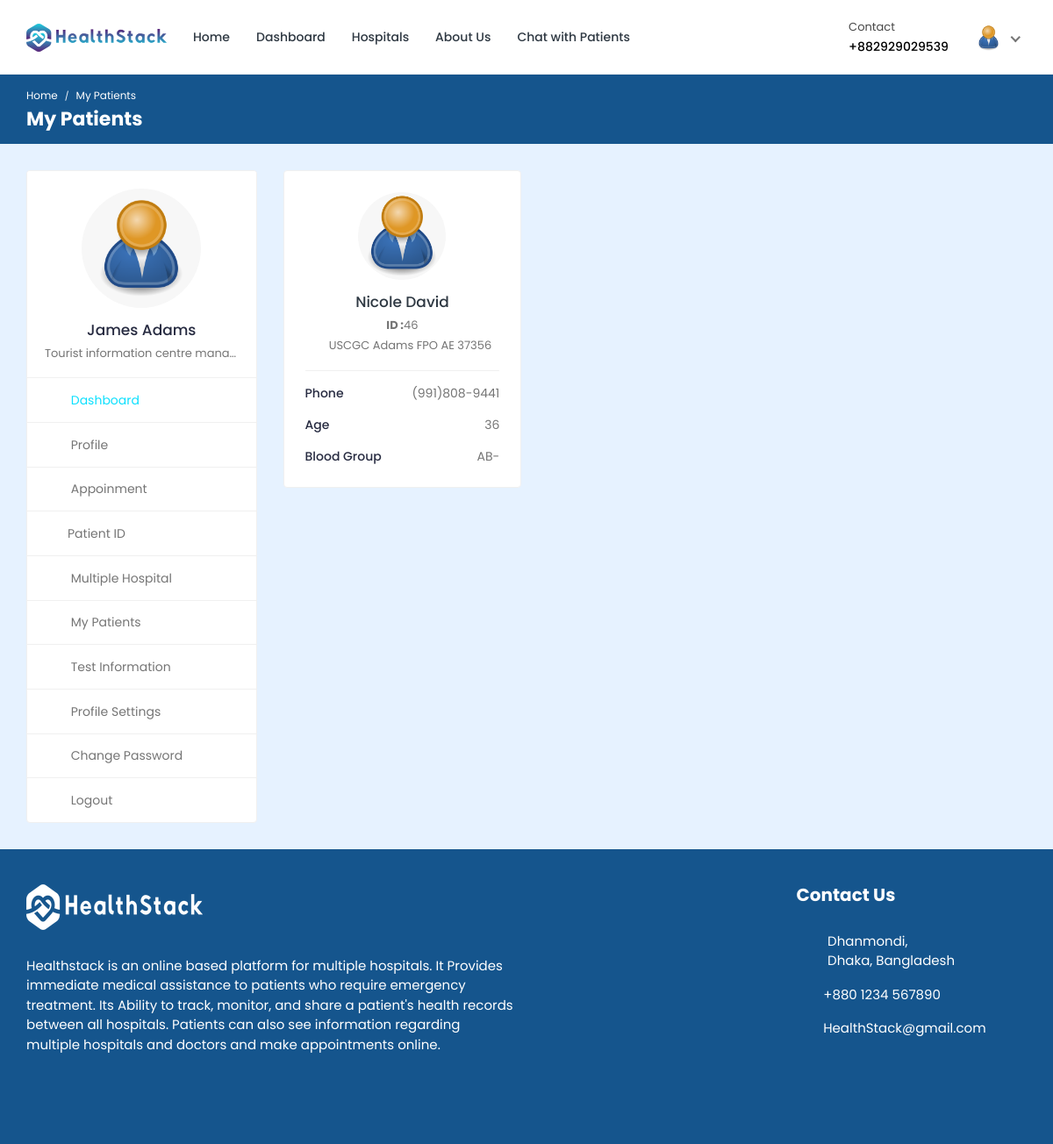
The page /doctor/my-patients/ (signed in) on the database its author committed.
### doctor/models.py (models this page shows, shortened)
class Doctor_Information(models.Model):
    DOCTOR_TYPE = (
        ('Cardiologists', 'Cardiologists'),
        ('Neurologists', 'Neurologists'),
        ('Pediatricians', 'Pediatricians'),
        ('Physiatrists', 'Physiatrists'),
        ('Dermatologists', 'Dermatologists'),
    )
    doctor_id = models.AutoField(primary_key=True)
    user = models.OneToOneField(User, on_delete=models.CASCADE, null=True, blank=True, related_name='profile')
    name = models.CharField(max_length=200, null=True, blank=True)
    username = models.CharField(max_length=200, null=True, blank=True)
    gender = models.CharField(max_length=200, null=True, blank=True)
    description = models.TextField(max_length=1000, null=True, blank=True)
    department = models.CharField(max_length=200, choices=DOCTOR_TYPE, null=True, blank=True)
    department_name = models.ForeignKey(hospital_department, on_delete=models.SET_NULL, null=True, blank=True)
    specialization = models.ForeignKey(specialization, on_delete=models.SET_NULL, null=True, blank=True)
    featured_image = models.ImageField(upload_to='doctors/', default='doctors/user-default.png', null=True, blank=True)
    certificate_image = models.ImageField(upload_to='doctors_certificate/', default='doctors_certificate/default.png', null=True, blank=True)
    email = models.EmailField(max_length=200, null=True, blank=True)
    phone_number = models.CharField(max_length=200, null=True, blank=True)
    nid = models.CharField(max_length=200, null=True, blank=True)
    visiting_hour = models.CharField(max_length=200, null=True, blank=True)
    consultation_fee = models.IntegerField(null=True, blank=True)
    report_fee = models.IntegerField(null=True, blank=True)
    dob = models.CharField(max_length=200, null=True, blank=True)
    latitude = models.DecimalField(max_digits=9, decimal_places=6, null=True, blank=True)
    longitude = models.DecimalField(max_digits=9, decimal_places=6, null=True, blank=True)
    is_marketplace_active = models.BooleanField(default=False)
    home_visit_available = models.BooleanField(default=False)
    online_consultation_available = models.BooleanField(default=True)
    instant_booking_available = models.BooleanField(default=False)
    service_radius = models.IntegerField(default=10)  # in kilometers
    home_visit_fee = models.IntegerField(null=True, blank=True)
    online_consultation_fee = models.IntegerField(null=True, blank=True)
    average_response_time = models.IntegerField(default=30)  # in minutes
    marketplace_rating = models.DecimalField(max_digits=3, decimal_places=2, default=5.0)
    total_marketplace_reviews = models.IntegerField(default=0)
    total_consultations = models.IntegerField(default=0)
    institute = models.CharField(max_length=200, null=True, blank=True)
    degree = models.CharField(max_length=200, null=True, blank=True)
    completion_year = models.CharField(max_length=200, null=True, blank=True)
    work_place = models.CharField(max_length=200, null=True, blank=True)
    designation = models.CharField(max_length=200, null=True, blank=True)
    start_year = models.CharField(max_length=200, null=True, blank=True)
    end_year = models.CharField(max_length=200, null=True, blank=True)
    register_status =  models.CharField(max_length=200, null=True, blank=True)
    hospital_name = models.ForeignKey(Hospital_Information, on_delete=models.SET_NULL, null=True, blank=True)

class Appointment(models.Model):
    APPOINTMENT_TYPE = (
        ('report', 'report'),
        ('checkup', 'checkup'),
    )
    APPOINTMENT_STATUS = (
        ('pending', 'pending'),
        ('confirmed', 'confirmed'),
        ('cancelled', 'cancelled'),
    )
    id = models.AutoField(primary_key=True)
    date = models.DateField(null=True, blank=True)
    time = models.CharField(max_length=200, null=True, blank=True)
    doctor = models.ForeignKey(Doctor_Information, on_delete=models.CASCADE, null=True, blank=True)
    patient = models.ForeignKey(Patient, on_delete=models.CASCADE, null=True, blank=True)
    appointment_type = models.CharField(max_length=200, choices=APPOINTMENT_TYPE)
    appointment_status = models.CharField(max_length=200, choices=APPOINTMENT_STATUS)
    serial_number = models.CharField(max_length=200, null=True, blank=True)
    payment_status = models.CharField(max_length=200, null=True, blank=True, default='pending')
    transaction_id = models.CharField(max_length=255, null=True, blank=True)
    message = models.CharField(max_length=255, null=True, blank=True)

### hospital_admin/models.py (models this page shows, shortened)
class specialization(models.Model):
    specialization_id = models.AutoField(primary_key=True)
    specialization_name = models.CharField(max_length=200, null=True, blank=True)
    hospital = models.ForeignKey(Hospital_Information, on_delete=models.CASCADE, null=True, blank=True)

### hospital/models.py (models this page shows, shortened)
class Patient(models.Model):
    patient_id = models.AutoField(primary_key=True)
    user = models.OneToOneField(User, on_delete=models.CASCADE, null=True, blank=True, related_name='patient')
    name = models.CharField(max_length=200, null=True, blank=True)
    username = models.CharField(max_length=200, null=True, blank=True)
    age = models.IntegerField(null=True, blank=True)
    email = models.EmailField(max_length=200, null=True, blank=True)
    phone_number = models.CharField(max_length=20, null=True, blank=True)
    address = models.CharField(max_length=200, null=True, blank=True)
    featured_image = models.ImageField(upload_to='patients/', default='patients/user-default.png', null=True, blank=True)
    blood_group = models.CharField(max_length=200, null=True, blank=True)
    history = models.CharField(max_length=200, null=True, blank=True)
    dob = models.CharField(max_length=200, null=True, blank=True)
    nid = models.CharField(max_length=200, null=True, blank=True)
    serial_number = models.CharField(max_length=200, null=True, blank=True)
    login_status = models.CharField(max_length=200, null=True, blank=True, default="offline")

### doctor/views.py (the view)
# urls.py: path('my-patients/', views.my_patients, name='my-patients'),
@csrf_exempt
@login_required(login_url="doctor-login")
def my_patients(request):
    if request.user.is_doctor:
        doctor = Doctor_Information.objects.get(user=request.user)
        appointments = Appointment.objects.filter(doctor=doctor).filter(appointment_status='confirmed')
    else:
        redirect('doctor-logout')
    context = {'doctor': doctor, 'appointments': appointments}
    return render(request, 'my-patients.html', context)

### templates/my-patients.html (shortened to what this page needs)
{% load static %}
<!DOCTYPE html>
<html lang="en">
<head>
		<link rel="stylesheet" href="{% static 'HealthStack-System/css/Normal/bootstrap.min.css' %}">
		<link rel="stylesheet" href="{% static 'HealthStack-System/plugins/Normal/fontawesome/css/fontawesome.min.css' %}">
		<link rel="stylesheet" href="{% static 'HealthStack-System/plugins/Normal/fontawesome/css/all.min.css' %}">
		<link rel="stylesheet" href="{% static 'HealthStack-System/css/Normal/style.css' %}">
	</head>
	<body>
		<div class="main-wrapper">
			<header class="header">{% include 'doctor-navbar.html' %}</header>
			<div class="breadcrumb-bar">
				<div class="container-fluid">
					<div class="row align-items-center">
						<div class="col-md-12 col-12">
							<nav aria-label="breadcrumb" class="page-breadcrumb">
								<ol class="breadcrumb">
									<li class="breadcrumb-item"><a href="{% url 'doctor-dashboard' %}">Home</a></li>
									<li class="breadcrumb-item active" aria-current="page">My Patients</li>
								</ol>
							</nav>
							<h2 class="breadcrumb-title">My Patients</h2>
						</div>
					</div>
				</div>
			</div>
			<div class="content">
				<div class="container-fluid">
					<div class="row">
						<div class="col-md-5 col-lg-4 col-xl-3 theiaStickySidebar">
							<div>{% include 'doctor-sidebar.html' %}</div>
						</div>
						<div class="col-md-7 col-lg-8 col-xl-9">
							<div class="row row-grid">
								{% for appointment in appointments %}
								<div class="col-md-6 col-lg-4 col-xl-3">
									<div class="card widget-profile pat-widget-profile">
										<div class="card-body">
											<div class="pro-widget-content">
												<div class="profile-info-widget">
													<a href="{% url 'patient-profile' pk=appointment.patient.patient_id %}" class="booking-doc-img">
														<img src="{{appointment.patient.featured_image.url}}" alt="User Image">
													</a>
													<div class="profile-det-info">
														<h3><a href="{% url 'patient-profile' pk=appointment.patient.patient_id %}">{{appointment.patient.name}}</a></h3>
														<div class="patient-details">
															<h5><b>ID :</b>{{appointment.patient.patient_id}}</h5>
															<h5 class="mb-0"><i class="fas fa-map-marker-alt"></i>{{appointment.patient.address}}</h5>
														</div>
													</div>
												</div>
											</div>
											<div class="patient-info">
												<ul>
													<li>Phone <span>{{appointment.patient.phone_number}}</span></li>
													<li>Age <span>{{appointment.patient.age}}</span></li>
													<li>Blood Group <span>{{appointment.patient.blood_group}}</span></li>
												</ul>
											</div>
										</div>
									</div>
								</div>
								{% endfor %}
							</div>
						</div>
					</div>
				</div>
			</div>
			{% include 'footer.html' %}
		</div>
	</body>
</html>

### templates/doctor-navbar.html (shortened to what this page needs)
{% load static %}
<nav class="navbar navbar-expand-lg header-nav">
  <div class="navbar-header">
    <a href="{% url 'hospital_home'%}" class="navbar-brand logo">
      <img
        src="{% static 'HealthStack-System/images/Normal/logo.jpg' %}"
        class="img-fluid"
        alt="Logo"
      />
    </a>
  </div>
  <div class="main-menu-wrapper">
    <ul class="main-nav">
      <li>
        <a href="{% url 'hospital_home'%}">Home</a>
      </li>
      <li>
        <a href="{% url 'doctor-dashboard'%}">Dashboard</a>
      </li>
      <li><a href="{% url 'multiple-hospital' %}" style="text-decoration: none;">Hospitals</a></li>
      <li>
        <a href="{% url 'about-us'%}">About Us</a>
      </li>
      <li>
        <a href="{% url 'chat-home' pk=user.id %}">Chat with Patients</a>
      </li>
    </ul>
  </div>
  <ul class="nav header-navbar-rht">
    <li class="nav-item contact-item">
      <div class="header-contact-img">
        <i class="far fa-hospital"></i>
      </div>
      <div class="header-contact-detail">
        <p class="contact-header">Contact</p>
        <p class="contact-info-header">+88{{doctor.phone_number}}</p>
      </div>
    </li>
    <li class="nav-item dropdown has-arrow logged-item">
      <a href="#" class="dropdown-toggle nav-link" data-toggle="dropdown">
        <span class="user-img">
          <img
            class="rounded-circle"
            src="{{ doctor.featured_image.url }}"
            width="31"
            alt="Darren Elder"
          />
        </span>
      </a>
    </li>
  </ul>
</nav>

### templates/doctor-sidebar.html (shortened to what this page needs)
{% load static %}
<div class="profile-sidebar">
  <div class="widget-profile pro-widget-content">
    <div class="profile-info-widget">
      <a href="#" class="booking-doc-img">
        <img
          src="{{ doctor.featured_image.url }}"
          alt="User Image"
        />
      </a>
      <div class="profile-det-info">
        <h3>{{ doctor.name }}</h3>
        <div class="patient-details">
          <h5 class="mb-0">{{doctor.specialization.specialization_name}}</h5>
        </div>
      </div>
    </div>
  </div>
  <div class="dashboard-widget">
    <nav class="dashboard-menu sidebar">
      <ul>
        <li class="active">
          <a href="{% url 'doctor-dashboard' %}">
            <i class="fas fa-columns"></i>
            <span>Dashboard</span>
          </a>
        </li>
        <li>
        <a href="{% url 'doctor-profile' pk=doctor.doctor_id %}">
          <i class="fas fa-user"></i>
          <span>Profile</span>
        </a>
      </li>
        <li>
          <a href="{% url 'appointments'%}">
            <i class="fas fa-user-circle"></i>
            <span>Appoinment</span>
          </a>
        </li>
        <li class="nav-item has-submenu">
            <a href="#" class="nav-link"><i class="fas fa-search"></i><span>Patient ID</span></a>
        </li>
        <li>
          <a href="{% url 'multiple-hospital' %}">
            <i class="fas fa-hospital"></i>
            <span>Multiple Hospital</span>
          </a>
      </li>
        <li>
          <a href="{% url 'my-patients' %}">
            <i class="fas fa-user-injured"></i>
            <span>My Patients</span>
          </a>
        </li>
        <li>
          <a href="{% url 'doctor-test-list'%}" target="_blank">
            <i class="fas fa-hourglass-start"></i>
            <span>Test Information</span>
          </a>
        </li>
        <li>
          <a
            href="{% url 'doctor-profile-settings' %}"
          >
            <i class="fas fa-user-cog"></i>
            <span>Profile Settings</span>
          </a>
        </li>
        <li>
          <a href="{% url 'doctor-change-password' pk=user.id%}">
            <i class="fas fa-lock"></i>
            <span>Change Password</span>
          </a>
        </li>
        <li>
          <a href="{% url 'doctor-logout'%}">
            <i class="fas fa-sign-out-alt"></i>
            <span>Logout</span>
          </a>
        </li>
      </ul>
    </nav>
  </div>
</div>

### rows shown on the page
Doctor_Information: phone_number "2929029539", featured_image (placeholder picture), name "James Adams", specialization.specialization_name "Tourist information centre mana…"
Appointment: patient.featured_image (placeholder picture), patient.name "Nicole David", patient.patient_id "46", patient.address "USCGC Adams FPO AE 37356", patient.phone_number "(991)808-9441", patient.age "36", patient.blood_group "AB-"
